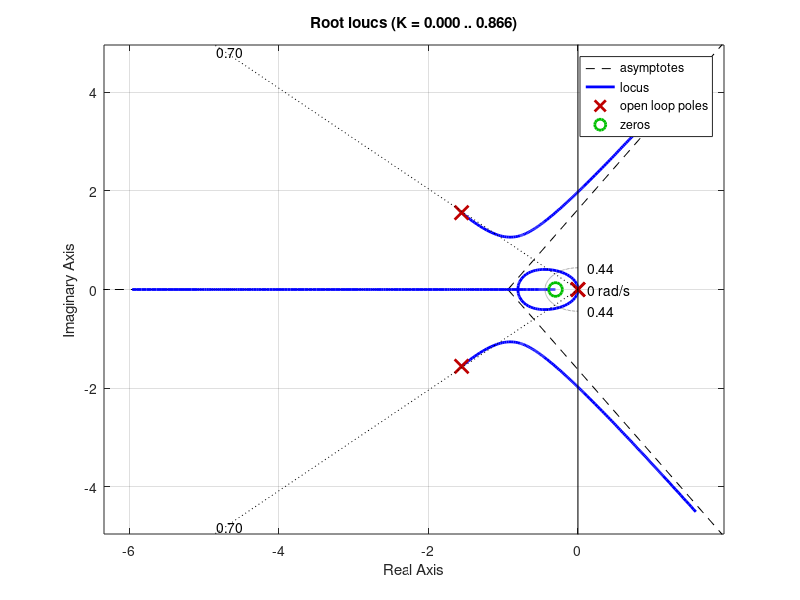

This chart was generated by the following MATLAB code: (Note: this script raises an error after producing the figure.)
m1 = .35;
m2 = 2;
l = .5;
g = 9.8;
ze = l/2;

C1 = 3/(m2*l^2+3*m1*ze^2);

tr_th = 1;
h_th = .707;
Wn_th = 2.2 / tr_th;
kd_th = 2*h_th*Wn_th/C1/l;
kp_th = Wn_th^2/(C1*l);

tr_z = 5; %3.8*tr_th;
h = .707;
Wn = 2.2 / tr_z;

K = -Wn^2/9.81;
a = -K / ((1*h*Wn*1.5+.1)/(1.5*9.81));
K = -.0197;
% K = -.022;
a = .3;

G1 = tf([kp_th*C1*l],[1 C1*l*kd_th C1*l*kp_th]);
G2 = tf([-g],[1 0 0]);

C = tf([1/a 1],1);
H = tf([K/a 0],1);

figure(1);clf;
rlocus(-C*G1*G2);
hold on
sgrid(.7,[2.2/5 100])
rlocus(-C*G1*G2,-K,'k^')

sys = feedback(K*C*G1*G2,1);
figure(2)
step(sys);